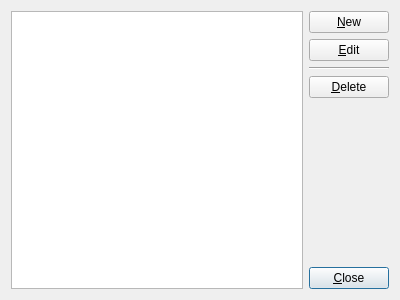
<?xml version="1.0" encoding="UTF-8"?>
<ui version="4.0">
 <class>tasklist</class>
 <widget class="QDialog" name="tasklist">
  <property name="geometry">
   <rect>
    <x>0</x>
    <y>0</y>
    <width>400</width>
    <height>300</height>
   </rect>
  </property>
  <property name="windowTitle">
   <string>Task List</string>
  </property>
  <layout class="QHBoxLayout" name="horizontalLayout">
   <item>
    <widget class="QListWidget" name="_tasks"/>
   </item>
   <item>
    <layout class="QVBoxLayout" name="verticalLayout">
     <item>
      <widget class="QPushButton" name="_new">
       <property name="text">
        <string>&amp;New</string>
       </property>
      </widget>
     </item>
     <item>
      <widget class="QPushButton" name="_edit">
       <property name="text">
        <string>&amp;Edit</string>
       </property>
      </widget>
     </item>
     <item>
      <widget class="Line" name="line">
       <property name="orientation">
        <enum>Qt::Horizontal</enum>
       </property>
      </widget>
     </item>
     <item>
      <widget class="QPushButton" name="_delete">
       <property name="text">
        <string>&amp;Delete</string>
       </property>
      </widget>
     </item>
     <item>
      <spacer name="verticalSpacer">
       <property name="orientation">
        <enum>Qt::Vertical</enum>
       </property>
       <property name="sizeHint" stdset="0">
        <size>
         <width>20</width>
         <height>40</height>
        </size>
       </property>
      </spacer>
     </item>
     <item>
      <widget class="QPushButton" name="pushButton">
       <property name="text">
        <string>&amp;Close</string>
       </property>
       <property name="default">
        <bool>true</bool>
       </property>
      </widget>
     </item>
    </layout>
   </item>
  </layout>
 </widget>
 <tabstops>
  <tabstop>_tasks</tabstop>
  <tabstop>_new</tabstop>
  <tabstop>_edit</tabstop>
  <tabstop>_delete</tabstop>
  <tabstop>pushButton</tabstop>
 </tabstops>
 <resources/>
 <connections>
  <connection>
   <sender>_tasks</sender>
   <signal>itemDoubleClicked(QListWidgetItem*)</signal>
   <receiver>_edit</receiver>
   <slot>animateClick()</slot>
   <hints>
    <hint type="sourcelabel">
     <x>191</x>
     <y>97</y>
    </hint>
    <hint type="destinationlabel">
     <x>373</x>
     <y>44</y>
    </hint>
   </hints>
  </connection>
  <connection>
   <sender>pushButton</sender>
   <signal>clicked()</signal>
   <receiver>tasklist</receiver>
   <slot>reject()</slot>
   <hints>
    <hint type="sourcelabel">
     <x>350</x>
     <y>282</y>
    </hint>
    <hint type="destinationlabel">
     <x>376</x>
     <y>239</y>
    </hint>
   </hints>
  </connection>
 </connections>
</ui>
